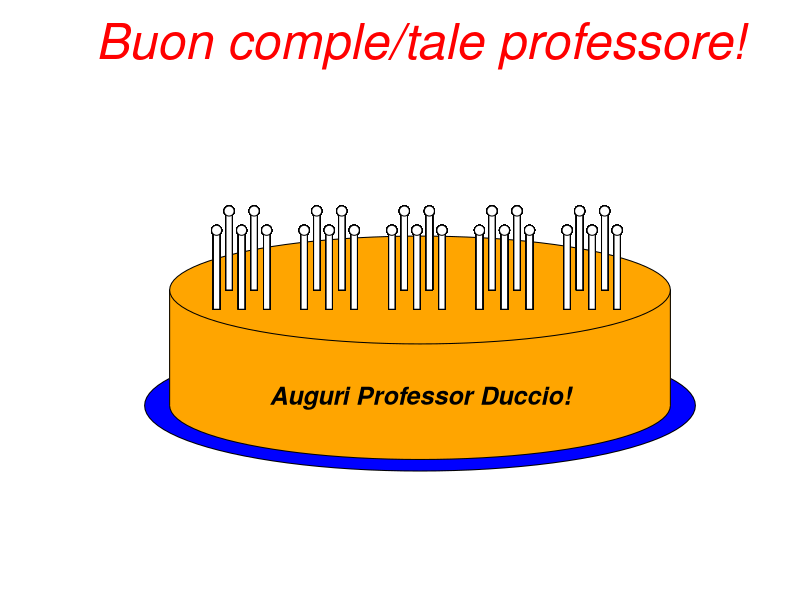

The R source for this figure: (Note: a time limit stopped this script after it produced the figure.)
install.packages("plotrix")
library(plotrix)
candle = function(pos)
{
  x=pos[1]
  y=pos[2]
  rect(x,y,x+.1,y+2,col="white")
  #  polygon(c(x-.2,x+.4,x+.1,x-.2), c(y+2,y+2,y+2.4,y+2),col="orange")
  #polygon(c(x+.05,x-.1,x+.1,x+.3,x+.15,x+0.05), c(y+2,y+2.3,y+2.6,y+2.3,y+2,y+2),col="red")
  draw.circle(x+.05, y+2.05, radius=.08, col="red")
}

candle2 = function(pos)
{
  x=pos[1]
  y=pos[2]
  rect(x,y,x+.1,y+2,col="white")
  #  polygon(c(x-.2,x+.4,x+.1,x-.2), c(y+2,y+2,y+2.4,y+2),col="orange")
  #polygon(c(x+.05,x-.1,x+.1,x+.3,x+.15,x+0.05), c(y+2,y+2.3,y+2.6,y+2.3,y+2,y+2),col="red")
  draw.circle(x+.05, y+2.05, radius=.08, col="white")
}

cake_colour="orange"
plot(c(0,10), c(0,10),type="n", bty="n",xaxt="n",yaxt="n", xlab="",ylab="")
title(main="Buon comple/tale professore!", 
      col.main='red', cex.main=3, font.main=3)
#plot(c(0,10), c(0,10),type="n", bty="n", main="Cake", xlab="",ylab="")
draw.ellipse(5,2,col= "blue",a=4.4,b=1.7,border=1)
draw.ellipse(5,2,col=cake_colour,a=4,b=1.4,border=1)
rect(1,2,9,5,col=cake_colour,border=cake_colour)
lines(c(1,1),c(2,5))
lines(c(9,9),c(2,5))
draw.ellipse(5,5,col=cake_colour,a=4,b=1.4)

text(5,2.2,"Auguri Professor Duccio!", col="black", font=4, cex=1.5)

while (1) {
  for (i in 1:5) {
    i = i * 1.4
    candle(c(i+.3,4.5))
    candle(c(i+.5,5))
    candle(c(i+.7,4.5))
    candle(c(i+.9,5))
    candle(c(i+1.1,4.5))
  }
  Sys.sleep(0.5)
  for (i in 1:5) {
    i = i * 1.4
    candle2(c(i+.3,4.5))
    candle2(c(i+.5,5))
    candle2(c(i+.7,4.5))
    candle2(c(i+.9,5))
    candle2(c(i+1.1,4.5))
  }
  Sys.sleep(0.5)
  
}
